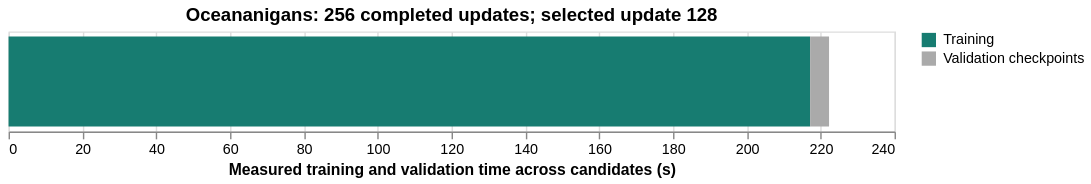

The Vega-Lite source for this figure:
### Vega-Lite specification from a JSON file in a GitHub repository (floating-point values rounded to 4 significant figures)
{"config": {"view": {"continuousWidth": 300, "continuousHeight": 300}}, "data": {"name": "data-2e523ac75bcd49cd6ec1bde7e47a3d0b"}, "mark": {"type": "bar"}, "encoding": {"color": {"field": "phase", "scale": {"domain": ["Training", "Validation checkpoints"], "range": ["#177c71", "#aaaaaa"]}, "title": null, "type": "nominal"}, "tooltip": [{"field": "phase", "type": "nominal"}, {"field": "seconds", "format": ".3f", "type": "quantitative"}], "x": {"field": "start", "title": "Measured training and validation time across candidates (s)", "type": "quantitative"}, "x2": {"field": "end"}}, "height": 70, "title": "Oceananigans: 256 completed updates; selected update 128", "width": 620, "$schema": "https://vega.github.io/schema/vega-lite/v6.4.1.json", "datasets": {"data-2e523ac75bcd49cd6ec1bde7e47a3d0b": [{"phase": "Training", "start": 0.0, "end": 217.1, "seconds": 217.1}, {"phase": "Validation checkpoints", "start": 217.1, "end": 222.3, "seconds": 5.125}]}, "usermeta": {"renderer": "svg"}}
